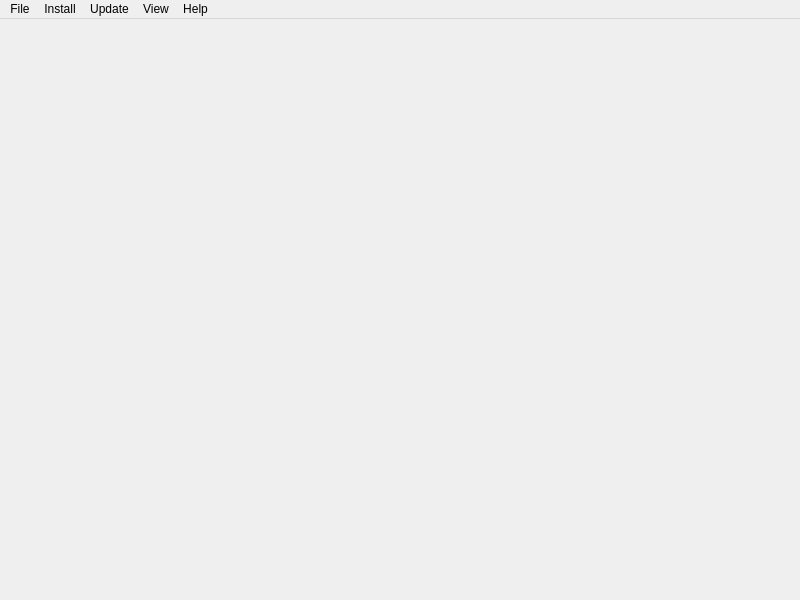
<?xml version="1.0" encoding="UTF-8"?>
<ui version="4.0">
 <class>MainWindow</class>
 <widget class="QMainWindow" name="MainWindow">
  <property name="geometry">
   <rect>
    <x>0</x>
    <y>0</y>
    <width>800</width>
    <height>600</height>
   </rect>
  </property>
  <property name="windowTitle">
   <string>MainWindow</string>
  </property>
  <widget class="QWidget" name="centralwidget">
   <layout class="QGridLayout" name="gridLayout"/>
  </widget>
  <widget class="QMenuBar" name="menubar">
   <property name="geometry">
    <rect>
     <x>0</x>
     <y>0</y>
     <width>800</width>
     <height>22</height>
    </rect>
   </property>
   <widget class="QMenu" name="menuFile">
    <property name="title">
     <string>File</string>
    </property>
    <addaction name="actionQuit"/>
   </widget>
   <widget class="QMenu" name="menuHelp">
    <property name="title">
     <string>Help</string>
    </property>
    <addaction name="actionLog"/>
    <addaction name="actionAbout"/>
   </widget>
   <widget class="QMenu" name="menuInstall">
    <property name="title">
     <string>Install</string>
    </property>
    <addaction name="actionFrom_Repo"/>
    <addaction name="actionFrom_AUR"/>
    <addaction name="actionFrom_Tar_File"/>
   </widget>
   <widget class="QMenu" name="menuUpdate">
    <property name="title">
     <string>Update</string>
    </property>
    <addaction name="actionAUR_Update"/>
    <addaction name="actionRepo_Update"/>
    <addaction name="actionFull_Update"/>
   </widget>
   <widget class="QMenu" name="menuView">
    <property name="title">
     <string>View</string>
    </property>
    <addaction name="actionList_Installed_Packages"/>
    <addaction name="actionUninstall_Packages"/>
    <addaction name="actionReinstall_Packages"/>
   </widget>
   <addaction name="menuFile"/>
   <addaction name="menuInstall"/>
   <addaction name="menuUpdate"/>
   <addaction name="menuView"/>
   <addaction name="menuHelp"/>
  </widget>
  <action name="actionQuit">
   <property name="text">
    <string>Quit</string>
   </property>
  </action>
  <action name="actionView_Installed_Packages">
   <property name="text">
    <string>View</string>
   </property>
  </action>
  <action name="actionCheck_For_Updates">
   <property name="text">
    <string>Update</string>
   </property>
  </action>
  <action name="actionInstall">
   <property name="text">
    <string>Install</string>
   </property>
  </action>
  <action name="actionAbout">
   <property name="text">
    <string>About</string>
   </property>
  </action>
  <action name="actionLog">
   <property name="text">
    <string>Log</string>
   </property>
  </action>
  <action name="actionFrom_Repo">
   <property name="text">
    <string>From Repo</string>
   </property>
  </action>
  <action name="actionFrom_AUR">
   <property name="text">
    <string>From AUR</string>
   </property>
  </action>
  <action name="actionFrom_Tar_File">
   <property name="text">
    <string>From Tar File</string>
   </property>
  </action>
  <action name="actionAUR_Update">
   <property name="text">
    <string>AUR Update</string>
   </property>
  </action>
  <action name="actionRepo_Update">
   <property name="text">
    <string>Repo Update</string>
   </property>
  </action>
  <action name="actionList_Installed_Packages">
   <property name="text">
    <string>List Installed Packages</string>
   </property>
  </action>
  <action name="actionUninstall_Packages">
   <property name="text">
    <string>Uninstall Packages</string>
   </property>
  </action>
  <action name="actionReinstall_Packages">
   <property name="text">
    <string>Reinstall Packages</string>
   </property>
  </action>
  <action name="actionFull_Update">
   <property name="text">
    <string>Full Update</string>
   </property>
  </action>
 </widget>
 <resources/>
 <connections/>
</ui>
